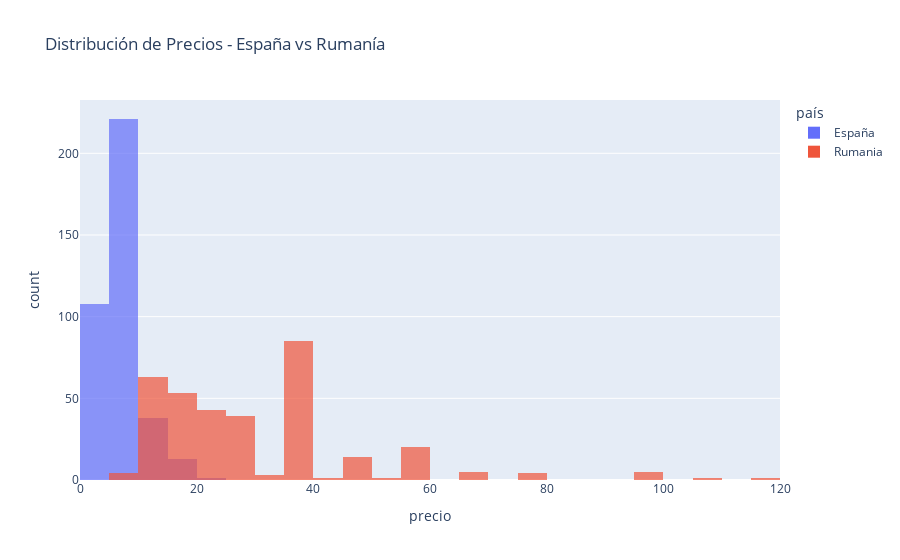

Notebook source saved alongside this figure:
### Markdown cell above
## Distribución de Precios

### Code cell
# Histograma comparativo
fig_hist = px.histogram(
    df_es_ro, 
    x='precio', 
    color='país', 
    nbins=30,
    title='Distribución de Precios - España vs Rumanía',
    barmode='overlay',
    opacity=0.7
)
fig_hist.show()

### Figure 1 — Plotly figure (JSON) as saved in the notebook; plotly's stock layout.template omitted (floating-point values rounded to 4 significant figures; data arrays with more than 128 entries replaced by an {"elided": "..."} marker saying what was removed)
{"data": [{"bingroup": "x", "hovertemplate": "país=España<br>precio=%{x}<br>count=%{y}<extra></extra>", "legendgroup": "España", "marker": {"color": "#636efa", "opacity": 0.7, "pattern": {"shape": ""}}, "name": "España", "nbinsx": 30, "orientation": "v", "showlegend": true, "type": "histogram", "x": {"elided": "381 float values"}, "xaxis": "x", "yaxis": "y"}, {"bingroup": "x", "hovertemplate": "país=Rumania<br>precio=%{x}<br>count=%{y}<extra></extra>", "legendgroup": "Rumania", "marker": {"color": "#EF553B", "opacity": 0.7, "pattern": {"shape": ""}}, "name": "Rumania", "nbinsx": 30, "orientation": "v", "showlegend": true, "type": "histogram", "x": {"elided": "342 float values"}, "xaxis": "x", "yaxis": "y"}], "layout": {"barmode": "overlay", "legend": {"title": {"text": "país"}, "tracegroupgap": 0}, "title": {"text": "Distribución de Precios - España vs Rumanía"}, "xaxis": {"anchor": "y", "domain": [0, 1], "title": {"text": "precio"}}, "yaxis": {"anchor": "x", "domain": [0, 1], "title": {"text": "count"}}}}
